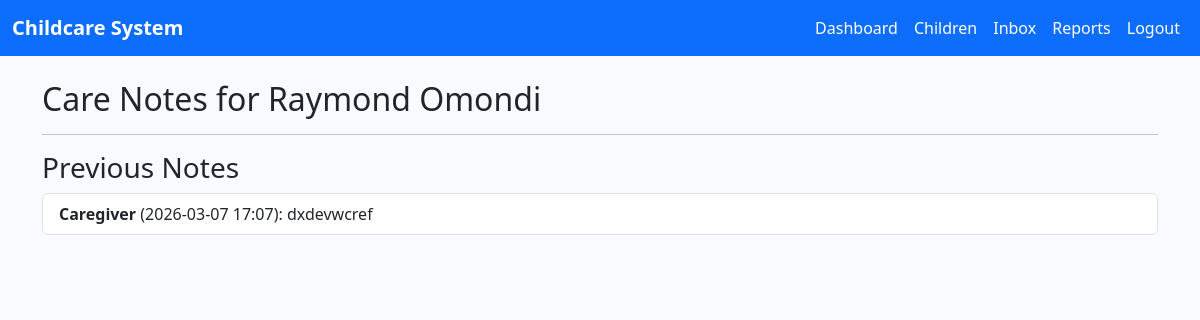
Screenshot of /children/3/notes/ (signed in) with the database file from the repository.
### core/models.py (models this page shows, shortened)
class Child(models.Model):
    name = models.CharField(max_length=100)
    age = models.PositiveIntegerField()
    parent = models.ForeignKey(
        settings.AUTH_USER_MODEL,
        on_delete=models.CASCADE,
        limit_choices_to={'role': 'PARENT'},
        related_name='children_as_parent'
    )
    caregiver = models.ForeignKey(
        settings.AUTH_USER_MODEL,
        on_delete=models.SET_NULL,
        null=True, blank=True,
        limit_choices_to={'role': 'CAREGIVER'},
        related_name='children_as_caregiver'
    )

class CareNote(models.Model):
    child = models.ForeignKey('Child', on_delete=models.CASCADE, related_name='care_notes')
    caregiver = models.ForeignKey(
        settings.AUTH_USER_MODEL,
        on_delete=models.CASCADE,
        limit_choices_to={'role': 'CAREGIVER'}
    )
    note = models.TextField()
    created_at = models.DateTimeField(auto_now_add=True)

class User(AbstractUser):
    ROLE_CHOICES = (
        ('ADMIN', 'Administrator'),
        ('CAREGIVER', 'Caregiver'),
        ('PARENT', 'Parent'),
    )
    role = models.CharField(max_length=15, choices=ROLE_CHOICES, default='PARENT')

### core/views.py (the view, shortened to what this page needs)
# urls.py: path('children/<int:child_id>/notes/', views.care_notes, name='care_notes'),
@login_required
def care_notes(request, child_id):
    child = get_object_or_404(Child, id=child_id)
    notes = child.care_notes.all().order_by('-created_at')
    return render(request, 'care_notes.html', {'child': child, 'notes': notes})

### core/templates/care_notes.html (shortened to what this page needs)
{% extends 'base.html' %}
{% block content %}
<h2>Care Notes for {{ child.name }}</h2>
<hr>
<h3>Previous Notes</h3>
<ul class="list-group">
    {% for note in notes %}
    <li class="list-group-item">
        <strong>{{ note.caregiver.username }}</strong> ({{ note.created_at|date:"Y-m-d H:i" }}): {{ note.note }}
    </li>
    {% endfor %}
</ul>
{% endblock %}

### core/templates/base.html (style rules this page uses)
body { background-color: #f8faff; }

### rows the page displays
Child: name "Raymond Omondi"
CareNote: caregiver.username "Caregiver", created_at "2026-03-07 17:07", note "dxdevwcref"
